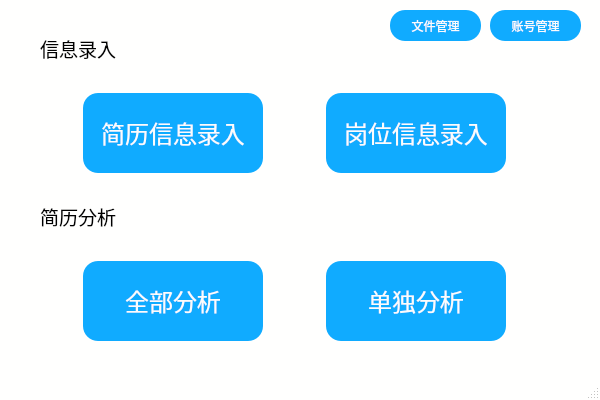
<?xml version="1.0" encoding="UTF-8"?>
<ui version="4.0">
 <class>MainUI</class>
 <widget class="QMainWindow" name="MainUI">
  <property name="geometry">
   <rect>
    <x>0</x>
    <y>0</y>
    <width>600</width>
    <height>400</height>
   </rect>
  </property>
  <property name="minimumSize">
   <size>
    <width>600</width>
    <height>400</height>
   </size>
  </property>
  <property name="maximumSize">
   <size>
    <width>600</width>
    <height>400</height>
   </size>
  </property>
  <property name="font">
   <font>
    <family>Microsoft YaHei UI Light</family>
   </font>
  </property>
  <property name="windowTitle">
   <string>智能简历识别</string>
  </property>
  <property name="styleSheet">
   <string notr="true">QMainWindow {
  border-radius: 5px;
  background: rgb(255, 255, 254);
}</string>
  </property>
  <widget class="QWidget" name="centralwidget">
   <property name="styleSheet">
    <string notr="true">.QPushButton {
  border-radius: 15px;
  border: none;
  color: rgb(252, 252, 252);
  background-color: rgb(16, 171, 255);
  text-align: center;
}

.QPushButton:hover {
  background-color: rgb(7, 156, 255);
}
</string>
   </property>
   <widget class="QWidget" name="layoutWidget">
    <property name="geometry">
     <rect>
      <x>40</x>
      <y>10</y>
      <width>511</width>
      <height>331</height>
     </rect>
    </property>
    <layout class="QVBoxLayout" name="verticalLayout">
     <item>
      <widget class="QLabel" name="label_infoEntry">
       <property name="font">
        <font>
         <family>Microsoft YaHei UI Light</family>
         <pointsize>14</pointsize>
        </font>
       </property>
       <property name="styleSheet">
        <string notr="true"/>
       </property>
       <property name="text">
        <string>信息录入</string>
       </property>
      </widget>
     </item>
     <item>
      <layout class="QHBoxLayout" name="horizontalLayout">
       <property name="spacing">
        <number>20</number>
       </property>
       <item>
        <widget class="QPushButton" name="button_CvEntry">
         <property name="minimumSize">
          <size>
           <width>180</width>
           <height>80</height>
          </size>
         </property>
         <property name="maximumSize">
          <size>
           <width>180</width>
           <height>80</height>
          </size>
         </property>
         <property name="font">
          <font>
           <family>Microsoft JhengHei UI Light</family>
           <pointsize>18</pointsize>
          </font>
         </property>
         <property name="styleSheet">
          <string notr="true"/>
         </property>
         <property name="text">
          <string>简历信息录入</string>
         </property>
        </widget>
       </item>
       <item>
        <widget class="QPushButton" name="button_postEntry">
         <property name="minimumSize">
          <size>
           <width>180</width>
           <height>80</height>
          </size>
         </property>
         <property name="maximumSize">
          <size>
           <width>180</width>
           <height>80</height>
          </size>
         </property>
         <property name="font">
          <font>
           <family>Microsoft JhengHei UI Light</family>
           <pointsize>18</pointsize>
          </font>
         </property>
         <property name="styleSheet">
          <string notr="true"/>
         </property>
         <property name="text">
          <string>岗位信息录入</string>
         </property>
        </widget>
       </item>
      </layout>
     </item>
     <item>
      <widget class="QLabel" name="label_CvAnalyse">
       <property name="font">
        <font>
         <family>Microsoft YaHei UI Light</family>
         <pointsize>14</pointsize>
        </font>
       </property>
       <property name="text">
        <string>&lt;html&gt;&lt;head/&gt;&lt;body&gt;&lt;p&gt;简历分析&lt;/p&gt;&lt;/body&gt;&lt;/html&gt;</string>
       </property>
      </widget>
     </item>
     <item>
      <layout class="QHBoxLayout" name="horizontalLayout_2">
       <property name="spacing">
        <number>20</number>
       </property>
       <item>
        <widget class="QPushButton" name="button_allAnalyse">
         <property name="minimumSize">
          <size>
           <width>180</width>
           <height>80</height>
          </size>
         </property>
         <property name="maximumSize">
          <size>
           <width>180</width>
           <height>80</height>
          </size>
         </property>
         <property name="font">
          <font>
           <family>Microsoft JhengHei UI Light</family>
           <pointsize>18</pointsize>
          </font>
         </property>
         <property name="styleSheet">
          <string notr="true"/>
         </property>
         <property name="text">
          <string>全部分析</string>
         </property>
        </widget>
       </item>
       <item>
        <widget class="QPushButton" name="button_singleAnalyse">
         <property name="minimumSize">
          <size>
           <width>180</width>
           <height>80</height>
          </size>
         </property>
         <property name="maximumSize">
          <size>
           <width>180</width>
           <height>80</height>
          </size>
         </property>
         <property name="font">
          <font>
           <family>Microsoft JhengHei UI Light</family>
           <pointsize>18</pointsize>
          </font>
         </property>
         <property name="styleSheet">
          <string notr="true"/>
         </property>
         <property name="text">
          <string>单独分析</string>
         </property>
        </widget>
       </item>
      </layout>
     </item>
    </layout>
   </widget>
   <widget class="QPushButton" name="button_fileManage">
    <property name="geometry">
     <rect>
      <x>390</x>
      <y>10</y>
      <width>91</width>
      <height>31</height>
     </rect>
    </property>
    <property name="text">
     <string>文件管理</string>
    </property>
   </widget>
   <widget class="QPushButton" name="button_idManage">
    <property name="geometry">
     <rect>
      <x>490</x>
      <y>10</y>
      <width>91</width>
      <height>31</height>
     </rect>
    </property>
    <property name="text">
     <string>账号管理</string>
    </property>
   </widget>
  </widget>
  <widget class="QStatusBar" name="statusBar"/>
 </widget>
 <resources/>
 <connections/>
</ui>
